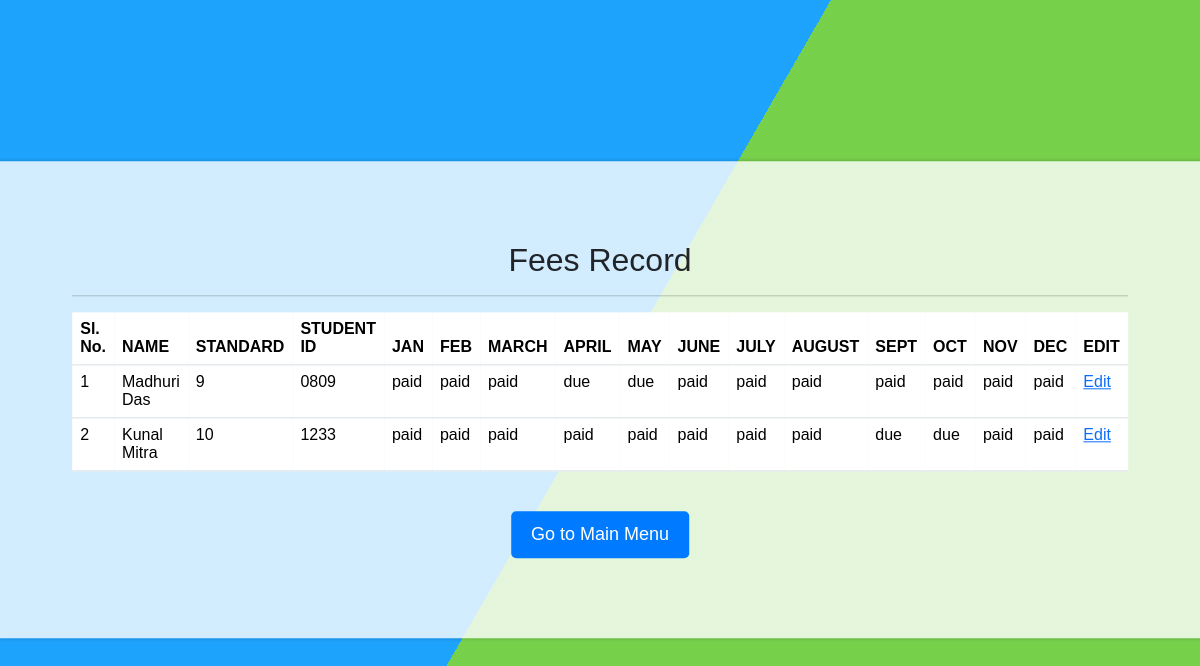
Page /feesrecord (signed in) on the committed database.
### fees/models.py (models this page shows)
class StudentDetail(models.Model):
    name= models.CharField(max_length=100,null=True)
    guardianName= models.CharField(max_length=100,null=True)
    studentId= models.CharField(max_length=100,null=True)
    std= models.PositiveSmallIntegerField(null=True)
    amount= models.BigIntegerField(null=True)
    admissionDate= models.DateField(auto_now_add=True,null=True)
    jan= models.CharField(max_length=100,null=True)
    feb= models.CharField(max_length=100,null=True)
    mar= models.CharField(max_length=100,null=True)
    april= models.CharField(max_length=100,null=True)
    may= models.CharField(max_length=100,null=True)
    june= models.CharField(max_length=100,null=True)
    july= models.CharField(max_length=100,null=True)
    aug= models.CharField(max_length=100,null=True)
    sept= models.CharField(max_length=100,null=True)
    oct= models.CharField(max_length=100,null=True)
    nov= models.CharField(max_length=100,null=True)
    dec= models.CharField(max_length=100,null=True)
    class Meta:
        db_table="StudentDetail"

### fees/views.py (the view)
# urls.py: path('feesrecord', views.feesrecord),
def feesrecord(request):
    if not request.user.is_authenticated:
        return redirect('../adm-login')
    s= StudentDetail.objects.all()
    return render(request, 'feesrecord.html', locals())

### templates/feesrecord.html (shortened to what this page needs)
{% load static %}
<link href="https://cdn.jsdelivr.net/npm/bootstrap@5.3.2/dist/css/bootstrap.min.css" rel="stylesheet">
<html lang="en-US">
    <link rel="stylesheet" href="{% static 'sty_pay.css' %}">
    <link rel="stylesheet" href="{% static 'slide_bg.css' %}">
    <head>
    </head>
<body>
    <form action="main-menu">
        <div class="container2">
            <div class="content">
            <h2>Fees Record</h2>
            <hr>
            <table class="table">
                <thead>
                    <tr>
                        <th>Sl. No.</th>
                        <th>NAME</th>
                        <th>STANDARD</th>
                        <th>STUDENT ID</th>
                        <th>JAN</th>
                        <th>FEB</th>
                        <th>MARCH</th>
                        <th>APRIL</th>
                        <th>MAY</th>
                        <th>JUNE</th>
                        <th>JULY</th>
                        <th>AUGUST</th>
                        <th>SEPT</th>
                        <th>OCT</th>
                        <th>NOV</th>
                        <th>DEC</th>
                        <th>EDIT</th>
                    </tr>
                </thead>
                <tbody>
                     {% for i in s %}
                     <tr>
                        <td>{{forloop.counter}}</td>
                        <td>{{i.name}}</td>
                        <td>{{i.std}}</td>
                        <td>{{i.studentId}}</td>
                        <td>{{i.jan}}</td>
                          <td>{{i.feb}}</td>
                          <td>{{i.mar}}</td>
                          <td>{{i.april}}</td>
                          <td>{{i.may}}</td>
                          <td>{{i.june}}</td>
                          <td>{{i.july}}</td>
                          <td>{{i.aug}}</td>
                          <td>{{i.sept}}</td>
                          <td>{{i.oct}}</td>
                          <td>{{i.nov}}</td>
                          <td>{{i.dec}}</td>
                          <td><a href="edit-fees-record/{{i.id}}">Edit</a></td></td>
                    </tr>
                     {% endfor %}
                </tbody>
            </table>
            <br>
            <form action="process_payment" method="post">
                <button class="pay-button" onclick="homemain()">Go to Main Menu</button>
            </div>
            </div>
    </form>
    <br>
</body>
</html>

### static/sty_pay.css (style rules this page uses)
body { background-image: url("https://global.discourse-cdn.com/pocketgems/uploads/episodeinteractive/optimized/3X/d/9/d9263d6651382497235299d5367ed0c1847de2f3_2_690x408.jpeg"); width: 100%; height: 100%; background-size: cover; content: ""; position: fixed; left: 0; right: 0; top: 0; bottom: 0; z-index: -1; display: block; backdrop-filter: blur(2px); font-family: Arial, sans-serif; }
body { font-family: Arial, sans-serif; margin: 0; padding: 0; background-color: #f5f5f5; }
.container2 { width: 80%; margin: 50px auto; background-color: #fff; border-radius: 10px; box-shadow: 0 0 10px rgba(0, 0, 0, 0.1); text-align: center; }
.pay-button { background-color: #007bff; color: #fff; border: none; border-radius: 5px; padding: 10px 20px; font-size: 18px; cursor: pointer; transition: background-color 0.3s ease; }

### static/slide_bg.css (style rules this page uses)
html { height:100%; }
body { margin:0; }
.content { background-color:rgba(255,255,255,.8); border-radius:.25em; box-shadow:0 0 .25em rgba(0,0,0,.25); box-sizing:border-box; left:50%; padding:10vmin; position:fixed; text-align:center; top:50%; transform:translate(-50%, -50%); }

### rows in the picture
StudentDetail: name "Madhuri Das", std "9", studentId "0809", jan "paid", feb "paid", mar "paid", april "due", may "due", june "paid", july "paid", aug "paid", sept "paid", oct "paid", nov "paid", dec "paid"
StudentDetail: name "Kunal Mitra", std "10", studentId "1233", jan "paid", feb "paid", mar "paid", april "paid", may "paid", june "paid", july "paid", aug "paid", sept "due", oct "due", nov "paid", dec "paid"
